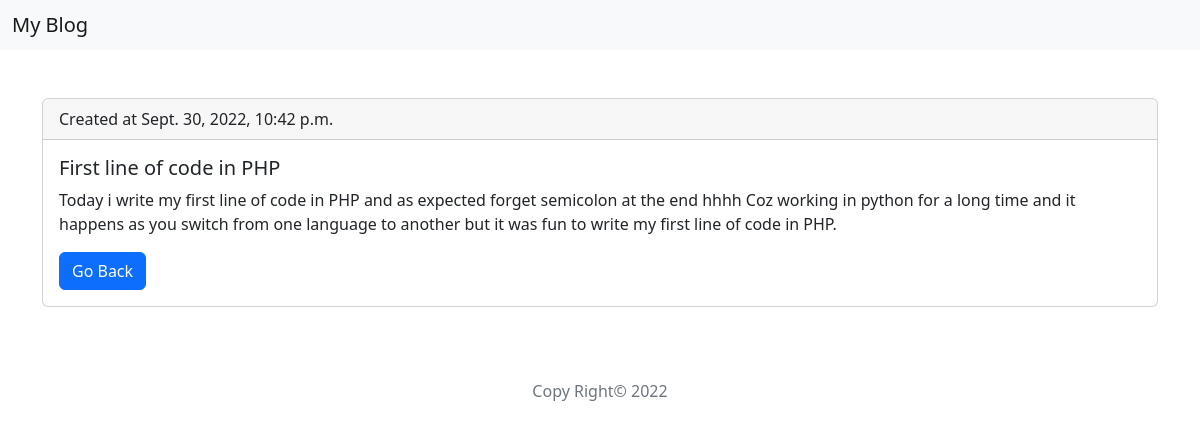
Page /details/6 on the committed database.
### blog_app/models.py (models this page shows, shortened)
class Blog(models.Model):
    title = models.CharField(max_length=200)
    body = models.TextField()
    date = models.DateTimeField(default=datetime.now)

### blog_app/views.py (the view)
# urls.py: path('details/<id>', views.details, name='details'),
def details(request,id):
    myposts = Blog.objects.get(id=id)
    return render(request,'details.html',{'post': myposts})

### templates/details.html (shortened to what this page needs)
{% extends 'base.html' %}
    {% block content %}
    <div class="container my-5">
        <div class="card my-3">
            <div class="card-header">
                Created at {{ post.date }}
            </div>
            <div class="card-body">
                <h5 class="card-title">{{ post.title }}</h5>
                <p class="card-text">{{ post.body }}</p>
                <a href="/posts" class="btn btn-primary">Go Back</a>
            </div>
        </div>
    </div>
    {% endblock %}

### rows in the picture
Blog: date "Sept. 30, 2022, 10:42 p.m.", title "First line of code in PHP", body "Today i write my first line of code in PHP and as expected forget semicolon at the end hhhh Coz working in python for a long time and it happens as you switch from one language to another but it was fun to write my first line of code in PHP."
